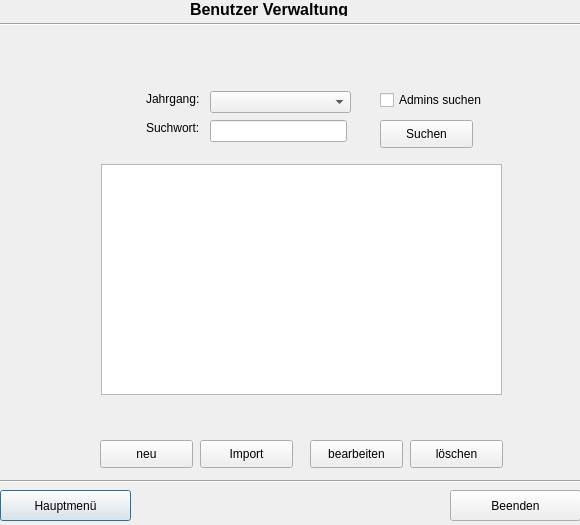
<?xml version="1.0" encoding="UTF-8"?>
<ui version="4.0">
 <class>frmBenutzerVerwaltung</class>
 <widget class="QDialog" name="frmBenutzerVerwaltung">
  <property name="geometry">
   <rect>
    <x>0</x>
    <y>0</y>
    <width>580</width>
    <height>525</height>
   </rect>
  </property>
  <property name="windowTitle">
   <string>Dialog</string>
  </property>
  <widget class="QPushButton" name="pbMenue">
   <property name="geometry">
    <rect>
     <x>0</x>
     <y>490</y>
     <width>131</width>
     <height>31</height>
    </rect>
   </property>
   <property name="text">
    <string>Hauptmenü</string>
   </property>
  </widget>
  <widget class="QLabel" name="label_5">
   <property name="geometry">
    <rect>
     <x>190</x>
     <y>0</y>
     <width>181</width>
     <height>16</height>
    </rect>
   </property>
   <property name="text">
    <string>&lt;html&gt;&lt;head/&gt;&lt;body&gt;&lt;p&gt;&lt;span style=&quot; font-size:12pt; font-weight:600;&quot;&gt;Benutzer Verwaltung&lt;/span&gt;&lt;/p&gt;&lt;/body&gt;&lt;/html&gt;</string>
   </property>
  </widget>
  <widget class="Line" name="line_2">
   <property name="geometry">
    <rect>
     <x>0</x>
     <y>14</y>
     <width>581</width>
     <height>21</height>
    </rect>
   </property>
   <property name="orientation">
    <enum>Qt::Horizontal</enum>
   </property>
  </widget>
  <widget class="QPushButton" name="pbBeenden">
   <property name="geometry">
    <rect>
     <x>450</x>
     <y>490</y>
     <width>131</width>
     <height>31</height>
    </rect>
   </property>
   <property name="text">
    <string>Beenden</string>
   </property>
  </widget>
  <widget class="Line" name="line">
   <property name="geometry">
    <rect>
     <x>0</x>
     <y>471</y>
     <width>581</width>
     <height>20</height>
    </rect>
   </property>
   <property name="orientation">
    <enum>Qt::Horizontal</enum>
   </property>
  </widget>
  <widget class="QLabel" name="label">
   <property name="geometry">
    <rect>
     <x>146</x>
     <y>91</y>
     <width>57</width>
     <height>16</height>
    </rect>
   </property>
   <property name="text">
    <string>Jahrgang:</string>
   </property>
  </widget>
  <widget class="QLabel" name="label_2">
   <property name="geometry">
    <rect>
     <x>146</x>
     <y>120</y>
     <width>61</width>
     <height>16</height>
    </rect>
   </property>
   <property name="text">
    <string>Suchwort:</string>
   </property>
  </widget>
  <widget class="QComboBox" name="cmbJahrgang">
   <property name="geometry">
    <rect>
     <x>210</x>
     <y>91</y>
     <width>141</width>
     <height>22</height>
    </rect>
   </property>
  </widget>
  <widget class="QLineEdit" name="edtSuchwort">
   <property name="geometry">
    <rect>
     <x>210</x>
     <y>120</y>
     <width>137</width>
     <height>22</height>
    </rect>
   </property>
  </widget>
  <widget class="QPushButton" name="pbSuchen">
   <property name="geometry">
    <rect>
     <x>380</x>
     <y>120</y>
     <width>93</width>
     <height>28</height>
    </rect>
   </property>
   <property name="text">
    <string>Suchen</string>
   </property>
  </widget>
  <widget class="QListWidget" name="lwAnzeigen">
   <property name="geometry">
    <rect>
     <x>101</x>
     <y>164</y>
     <width>401</width>
     <height>231</height>
    </rect>
   </property>
  </widget>
  <widget class="QPushButton" name="pbBearbeiten">
   <property name="geometry">
    <rect>
     <x>310</x>
     <y>440</y>
     <width>93</width>
     <height>28</height>
    </rect>
   </property>
   <property name="text">
    <string>bearbeiten</string>
   </property>
  </widget>
  <widget class="QPushButton" name="pbLoeschen">
   <property name="geometry">
    <rect>
     <x>410</x>
     <y>440</y>
     <width>93</width>
     <height>28</height>
    </rect>
   </property>
   <property name="text">
    <string>löschen</string>
   </property>
  </widget>
  <widget class="QPushButton" name="pbBenutzerAnlegen">
   <property name="geometry">
    <rect>
     <x>100</x>
     <y>440</y>
     <width>93</width>
     <height>28</height>
    </rect>
   </property>
   <property name="text">
    <string>neu</string>
   </property>
  </widget>
  <widget class="QCheckBox" name="cbAdmin">
   <property name="geometry">
    <rect>
     <x>380</x>
     <y>90</y>
     <width>111</width>
     <height>20</height>
    </rect>
   </property>
   <property name="text">
    <string>Admins suchen</string>
   </property>
  </widget>
  <widget class="QPushButton" name="btnImport">
   <property name="geometry">
    <rect>
     <x>200</x>
     <y>440</y>
     <width>93</width>
     <height>28</height>
    </rect>
   </property>
   <property name="text">
    <string>Import</string>
   </property>
  </widget>
 </widget>
 <resources/>
 <connections/>
</ui>
